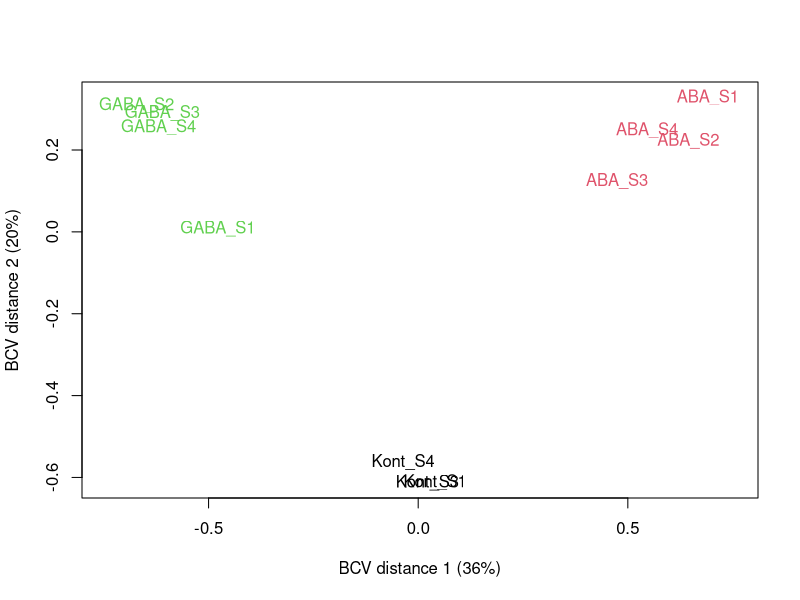
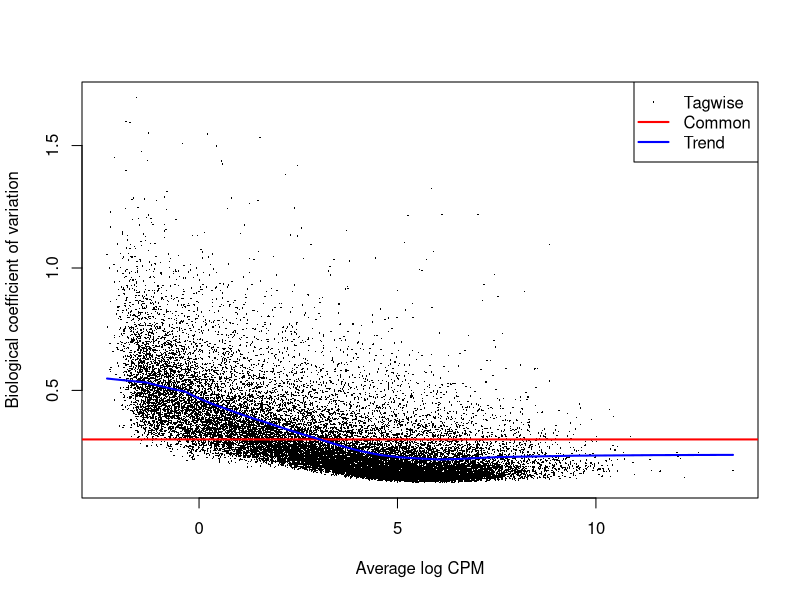
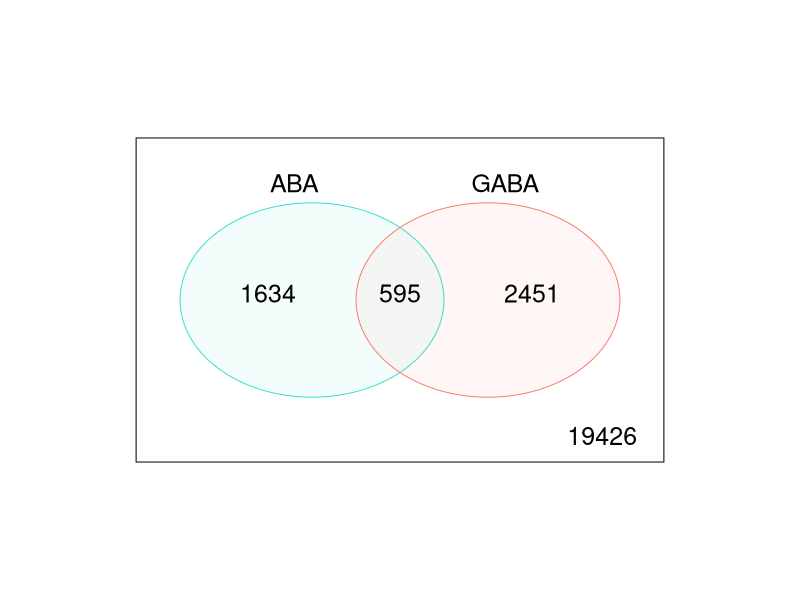
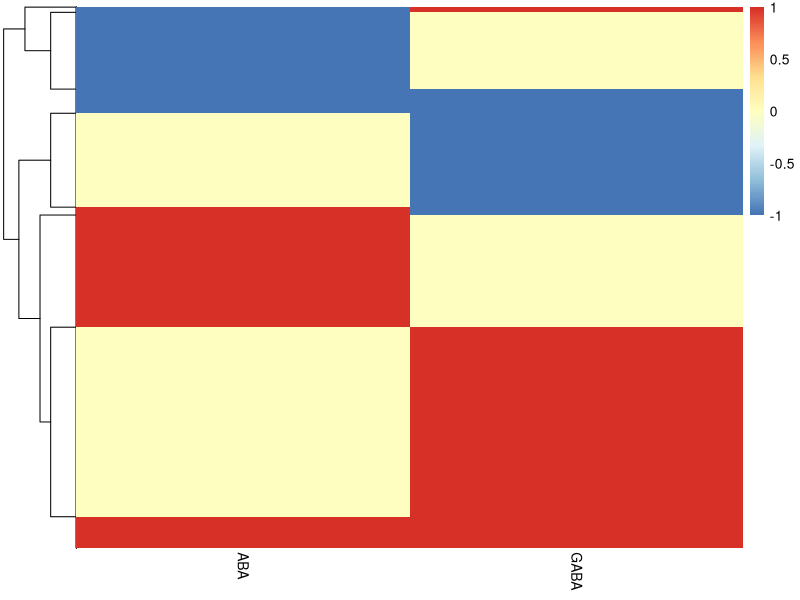
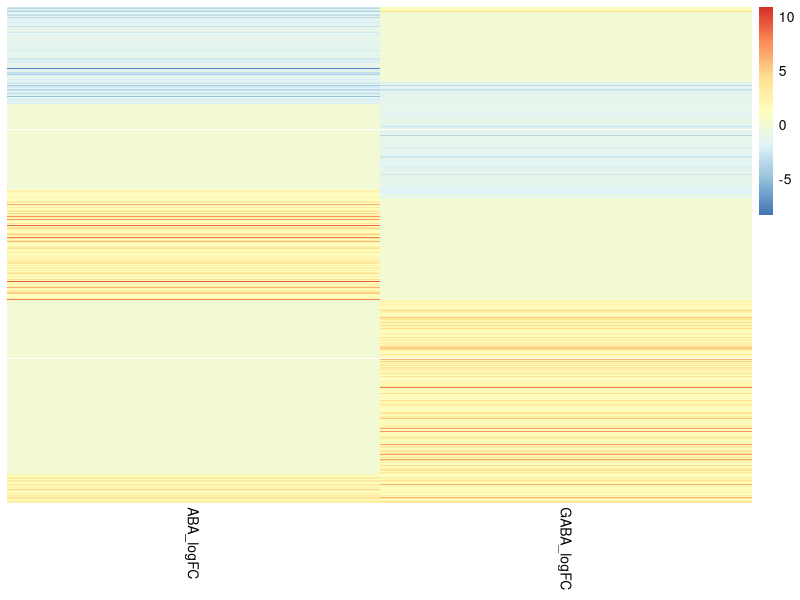

The R source for these figures, in order:
## ---- chunk 1
knitr::opts_chunk$set(echo = TRUE)
## ---- chunk 2
library(tidyverse)
library(magrittr)
library(edgeR)
library(pheatmap)
## ---- chunk 3
# load and clean up gene counts
geneCounts <- read_delim("4_Counts/GC_GABA_ABA_geneCounts_final.txt", 
                         delim = "\t", 
                         comment = "#") %>% 
  column_to_rownames("Geneid")
colnames(geneCounts) %<>% str_remove("../3_BAM/") %>% str_remove(".STARAligned_sortedByName.bam")
# crate meta data
meta <- tibble(sample = colnames(geneCounts),
              group = str_extract(sample,".+(?=_)"), # this info will fill to 'group' as col name match 'group' pram in DGEList()
              reps = str_extract(sample,"(?<=_).+")) %>% 
  filter(sample != "Kont_S2")
geneCounts %<>% select(-Kont_S2) # remove the sample that is very badly mapped

# construct DGElist, filtering and normalize RNA composition
countList <- DGEList(counts = geneCounts,
                     samples = meta) 
keep <- filterByExpr(countList)
# By default, the function keeps genes with about 10 read counts or more in a minimum number of samples, where the number of samples is chosen according to the minimum group sample size. The actual filtering uses CPM values rather than counts in order to avoid giving preference to samples with large library sizes. For this dataset, the median library size is about 29 million and 10/29 approx. 0.34, so the filterByExpr function keeps genes that have a CPM of 0.34 or more in at least 4 samples.
table(keep)
countList <- countList[keep,, keep.lib.sizes=FALSE] %>% 
  calcNormFactors()
# set control group as reference 
countList$samples$group <- relevel(countList$samples$group, ref = "Kont")
## ---- chunk 4
# visualize sample clustering, alternatively PCA can do the job
mds <- plotMDS(countList, method="bcv", col=as.numeric(countList$samples$group))
# make it easy to change appearance 
mds %>%
  extract(c(5,6)) %>%
  as.data.frame() %>%
  rownames_to_column("sample") %>%
  left_join(meta) %>%
  ggplot(aes(x = x, y = y)) +
  geom_point(aes(colour  = group), 
             size = 7) +
  theme_bw() +
  theme(text = element_text(size=20)) +
  labs(x = "BCV distance 1",
       y = "BCV distance 2") -> mdsplot

# export::graph2office(x = mdsplot, type = "ppt",
#              file = "Barley_MDS.pptx", width = 10,
#              aspectr = 1.5)
## ---- chunk 5
# if with multiple factors, dispersion needs to be estimated with specified design matrix (see section 2.10.2 in edgeR user's guide updated in 21 Oct. 2019)
counts_Disp <- estimateDisp(countList)
plotBCV(counts_Disp)
## ---- chunk 6
# contract a design matrix with baseline control
designMat <- model.matrix(~ group, data = countList$samples)

# fit to model
fit <- glmQLFit(counts_Disp)
## ---- chunk 7
# ABA Vs Control
ABA <- glmQLFTest(fit, coef = 2)
ABAgenes <- ABA$table %>% 
  rownames_to_column("GeneID") %>% 
  mutate(adj.p = p.adjust(PValue, method = "BH"))

ABAgenes %>% 
  mutate(expression = ifelse(adj.p < 0.05 & abs(logFC) >= 1, 
                             ifelse(logFC > 1 ,'Up','Down'),
                             'Stable'),
         expression = fct_relevel(expression, "Up","Stable","Down")) %>% 
  ggplot(aes(x = logFC, 
             y = -log10(adj.p), 
             colour = expression)) +
  geom_point(alpha = 0.4, size = 3.5) +
  scale_color_manual(values=c("red", "grey","blue"))+
  xlim(c(-10, 10)) +
  geom_vline(xintercept = c(-1,1),
             lty=4,col="black",
             lwd=0.8) +
  geom_hline(yintercept = -log10(0.05),
             lty=4,col="black",
             lwd=0.8) +
  labs(x="log2(fold change)",
       y="-log10 (adj.p-value)")  +
  theme_bw() +
  theme(text = element_text(size=20),
        legend.text = element_text(size = 18),
        plot.title = element_text(hjust = 0.5), 
        legend.position = c(1, 0), 
        legend.justification = c(1, 0), 
        legend.title = element_blank()) +
  ggtitle("ABA vs. Control") -> Vocano_ABA
# plotly::ggplotly is able to turn ggplot to interactive plot

# export::graph2office(x = Vocano_ABA, type = "ppt",
#              file = "Barley_vocano.pptx", width = 10,
#              aspectr = 1.5, append = TRUE)
## ---- chunk 8
# GABA Vs Control
GABA <- glmQLFTest(fit, coef = 3)
GABAgenes <- GABA$table %>% 
  rownames_to_column("GeneID") %>% 
  mutate(adj.p = p.adjust(PValue, method = "BH"))

GABAgenes %>% 
  mutate(expression = ifelse(adj.p < 0.05 & abs(logFC) >= 1, 
                             ifelse(logFC > 1 ,'Up','Down'),
                             'Stable'),
         expression = fct_relevel(expression, "Up","Stable","Down")) %>% 
  ggplot(aes(x = logFC, 
             y = -log10(adj.p), 
             colour = expression)) +
  geom_point(alpha = 0.4, size = 3.5) +
  scale_color_manual(values=c("red", "grey","blue"))+
  xlim(c(-11, 11)) +
  geom_vline(xintercept = c(-1,1),
             lty=4,col="black",
             lwd=0.8) +
  geom_hline(yintercept = -log10(0.05),
             lty=4,col="black",
             lwd=0.8) +
  labs(x="log2(fold change)",
       y="-log10 (adj.p-value)")  +
  theme_bw() +
  theme(text = element_text(size=20),
        legend.text = element_text(size = 18),
        plot.title = element_text(hjust = 0.5), 
        legend.position = c(1, 0), 
        legend.justification = c(1, 0), 
        legend.title = element_blank()) +
  ggtitle("GABA vs. Control") -> Vocano_GABA

# export::graph2office(x = Vocano_GABA, type = "ppt",
#              file = "Barley_vocano.pptx", width = 10,
#              aspectr = 1.5, append = TRUE)
## ---- chunk 9
DEs <- list(ABAde = ABAgenes,
     GABAde = GABAgenes) %>% 
  lapply(function(x){
    x %>% 
      filter(adj.p < 0.05 & abs(logFC) >= 1) %>% 
      mutate(expression = ifelse(logFC > 1, 
                                 "Up", "Down"))
  })

ABAtags <- ABAgenes %>% 
  mutate(ABA = ifelse(adj.p < 0.05 & abs(logFC) >= 1, 
                      1,0)) %>% 
  dplyr::select(GeneID,ABA,logFC) %>% 
  data.table::setnames("logFC","ABA_logFC") 
GABAtags <- GABAgenes %>% 
  mutate(GABA = ifelse(adj.p < 0.05 & abs(logFC) >= 1, 
                       1,0)) %>% 
  dplyr::select(GeneID,GABA,logFC) %>% 
  data.table::setnames("logFC","GABA_logFC")

# vennDiagram 
merge(ABAtags,
      GABAtags,
      by = "GeneID") %>%
  dplyr::select(-contains("logFC")) %>% 
  column_to_rownames("GeneID") %>%
  vennDiagram(circle.col=c("turquoise", "salmon"))

# common genes
patternDE <- merge(ABAtags,
      GABAtags,
      by = "GeneID") %>% 
  mutate(ABA = ifelse(ABA == 1 & ABA_logFC < 0,
                      -1, ABA),
         GABA = ifelse(GABA == 1 & GABA_logFC < 0,
                      -1, GABA)) %>% 
  column_to_rownames("GeneID") %>% 
  filter(abs(ABA) == 1 | abs(GABA) == 1)
  

# same direction
patternDE %>% 
  filter((ABA == 1 & GABA == 1) | (ABA == -1 & GABA == -1)) %>% 
  row.names() # 448

# opposite direction
patternDE %>% 
  filter((ABA == 1 & GABA == -1) | (ABA == -1 & GABA == 1)) %>% 
  row.names() # 128

# heatmap of gene Exp pattern
patternDE %>% 
  dplyr::select(-contains("logFC")) %>% 
  pheatmap(cluster_cols = FALSE,
           show_rownames = FALSE) -> testplot

# give order to heatmap with logFC
ordering <- tibble(rowNum = testplot$tree_row$order,
                   order = seq(1, length(rowNum))) %>% 
  arrange(rowNum)

patternDE %>% 
  mutate(ABA_logFC = ifelse(ABA == 0, 0, ABA_logFC),
         GABA_logFC = ifelse(GABA == 0, 0, GABA_logFC)) %>% 
  dplyr::select(-GABA, -ABA) %>% 
  mutate(order = ordering$order) %>% 
  arrange(order) %>%  
  dplyr::select(-order) %>% 
  pheatmap(cluster_cols = FALSE,
           cluster_rows = FALSE,
           show_rownames = FALSE) 

# save.image("~/Box/Bioinfo/BarleyGCRNASeq/DEGs_removeKont_S2.RData")
